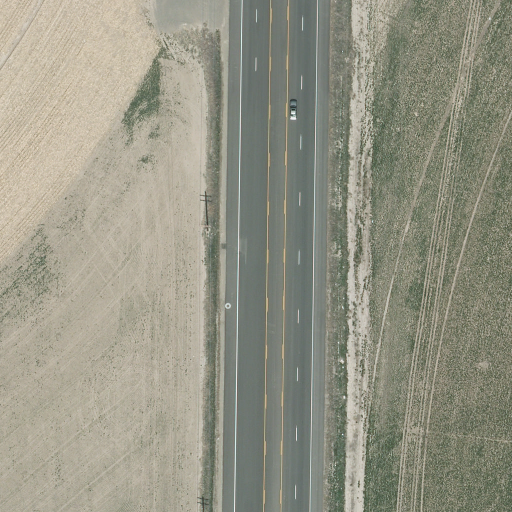
%> input picture 3/input images/image2.png, 512 x 512 px; its folder holds 2 pictures in this run
$ octave q2.m   (GNU Octave 9; MATLAB toolbox functions it lacks are replaced by stand-ins)
%> lines starting %> are read from the running program, lines starting %| are printed output that depends on the picture
filefolder = 'C:\Users\praveen\Desktop\imgp\3\Input Images\';
imagefiles = dir(fullfile(filefolder,'*.*'));
nfiles = length(imagefiles);


    for i=[4]

    filename = imagefiles(i).name;
    fullfilename = fullfile(filefolder,filename);
    im2 = imread(fullfilename);
%> im2 is the input picture: size 512x512x3 uint8; mean R, G, B 149.6, 148.8, 133.3
    I=double(im2)/255;

    R=I(:,:,1);
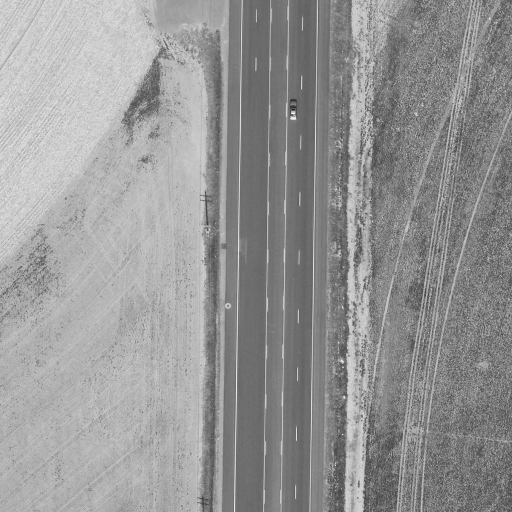
%> R: size 512x512 double; min 0.133, max 0.98, mean 0.587
    G=I(:,:,2);
    B=I(:,:,3);
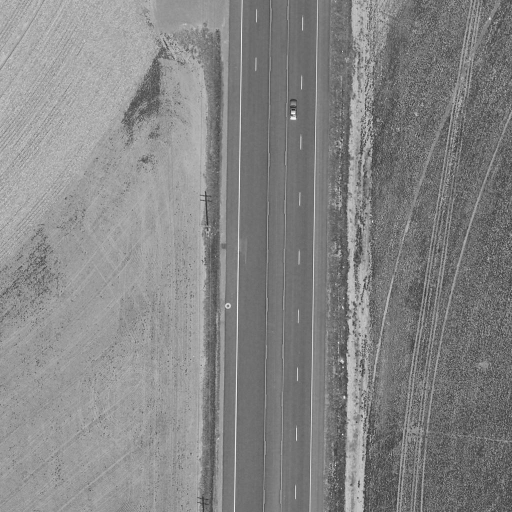
%> B: size 512x512 double; min 0.141, max 0.996, mean 0.523

    %Hue
    numi=1/2*((R-G)+(R-B));
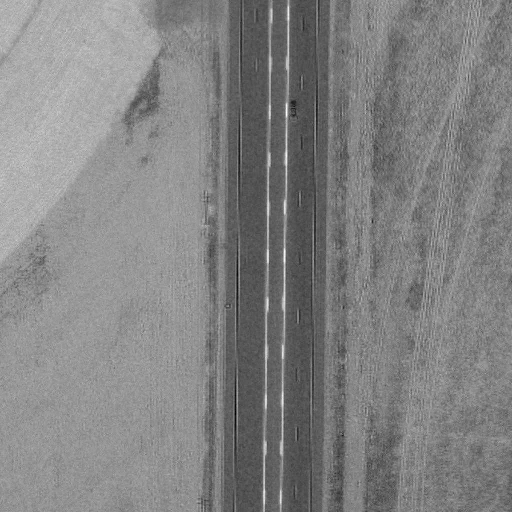
%> numi: size 512x512 double; min -0.124, max 0.182, mean 0.0334; drawn with min black and max white
    denom=((R-G).^2+((R-B).*(G-B))).^0.5;

    %To avoid divide by zero exception add a small number in the denominator
    H=acosd(numi./(denom+0.000001));

    %If B>G then H= 360-Theta
    H(B>G)=360-H(B>G);
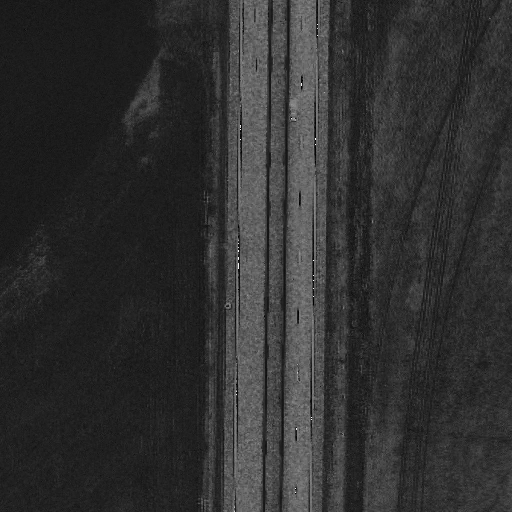
%> H: size 512x512 double; min 0.346, max 356.8, mean 68.3; drawn with min black and max white

    %Normalize to the range [0 1]
    H=H/360;

    %Saturation
    S=1- (3./(sum(I,3)+0.000001)).*min(I,[],3);
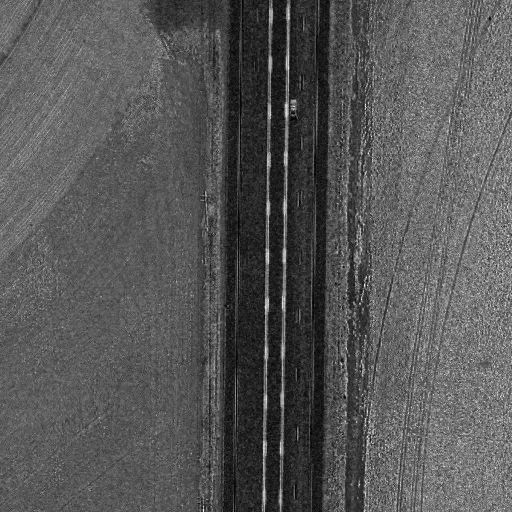
%> S: size 512x512 double; min 3.79e-07, max 0.223, mean 0.0766; drawn with min black and max white


    %Intensity
    I=sum(I,3)./3;
%> I: size 512x512 double


    %HSI
    HSI=zeros(size(im2));
    HSI(:,:,1)=H;
    HSI(:,:,2)=S;
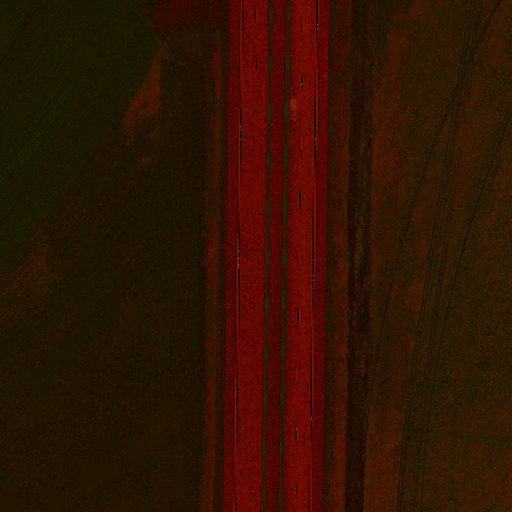
%> HSI: size 512x512x3 double; mean R, G, B 0.19, 0.0766, 0
    HSI(:,:,3)=I;
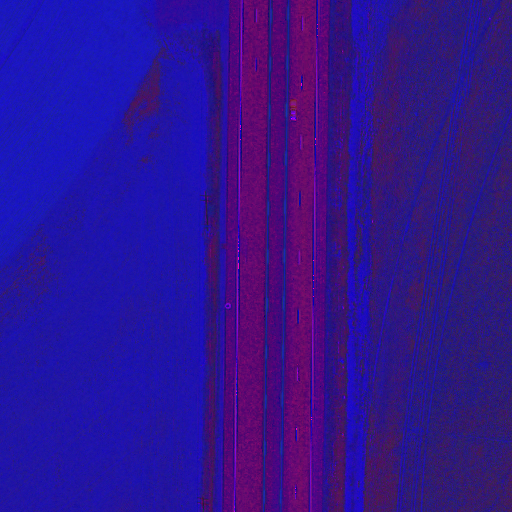
%> HSI: size 512x512x3 double; mean R, G, B 0.19, 0.0766, 0.564


    subplot(1,2,1),imshow(im2);title('RGB Image');
    subplot(1,2,2),imshow(HSI);title('HSI Image');


end
